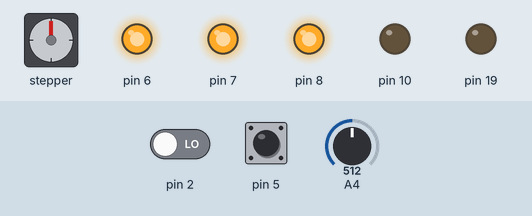
This sketch was run on a simulated Arduino Uno, built with avr-gcc and run on an emulated ATmega328P. Parts: stepper motor, output pins drawn as LEDs (lit = HIGH). The inputs (shaded band) are chosen by the test bench; at power-on: pin 2 LOW, pin 5 HIGH, A4 = 512. Stepper angles assume 48 steps per turn.

Above: at 0.8 s.
0.9 s: pin 2 driven HIGH
At 2.1 s:
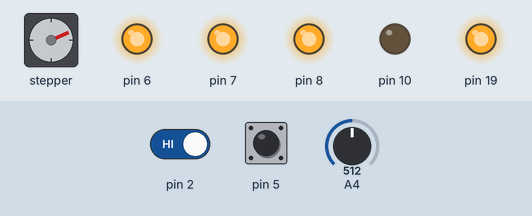
At 2.53 s:
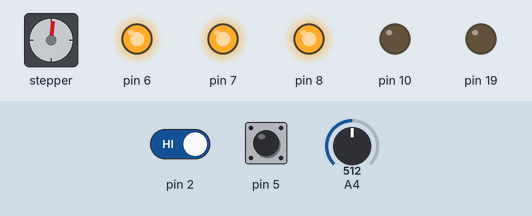
Timing chart, 0 to 9.9 s (numbered marks = the images above; inputs shaded):
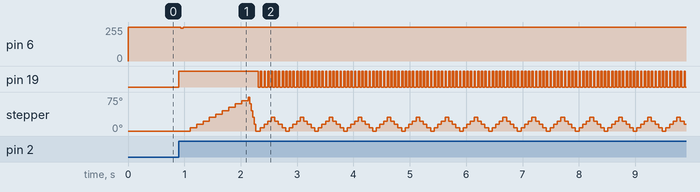

The sketch:

Laser_Harp.ino
```cpp
#include <Arduino.h>
#include "LaserHarp.h"

LaserHarp *laser_harp;
#define DEBUG_VIA_SERIAL // Uncomment this to enable serial debug.

//The setup function is called once at startup of the sketch
void setup() {
#ifdef DEBUG_VIA_SERIAL
    Serial.begin(115200); //Use serial for debugging
#endif
    laser_harp = new LaserHarp();
}

// The loop function is called in an endless loop
void loop() {
    laser_harp->loop();

}
```

Measured:
- after the input at 0.9 s, pin 6: 255/255 → 247/255 at once, → 255/255 0.04 s later; pin 19: LOW → HIGH at once, then repeats every 0.06 s: LOW 0.04 s, HIGH 0.03 s
